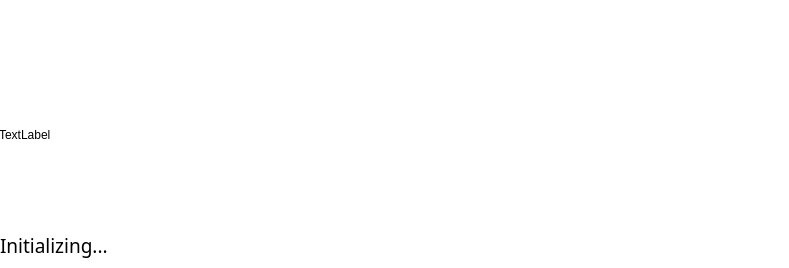
<?xml version="1.0" encoding="UTF-8"?>
<ui version="4.0">
 <class>MySplashScreen</class>
 <widget class="QWidget" name="MySplashScreen">
  <property name="geometry">
   <rect>
    <x>0</x>
    <y>0</y>
    <width>789</width>
    <height>268</height>
   </rect>
  </property>
  <property name="sizePolicy">
   <sizepolicy hsizetype="Fixed" vsizetype="Fixed">
    <horstretch>0</horstretch>
    <verstretch>0</verstretch>
   </sizepolicy>
  </property>
  <property name="minimumSize">
   <size>
    <width>0</width>
    <height>0</height>
   </size>
  </property>
  <property name="maximumSize">
   <size>
    <width>16777215</width>
    <height>16777215</height>
   </size>
  </property>
  <property name="windowTitle">
   <string>MySplashScreen</string>
  </property>
  <property name="styleSheet">
   <string notr="true">background-color: rgba(255, 255, 255, 0);</string>
  </property>
  <widget class="QLabel" name="loadingText">
   <property name="geometry">
    <rect>
     <x>0</x>
     <y>220</y>
     <width>791</width>
     <height>51</height>
    </rect>
   </property>
   <property name="font">
    <font>
     <family>Source Sans Pro</family>
     <pointsize>14</pointsize>
     <weight>10</weight>
     <italic>false</italic>
     <bold>false</bold>
    </font>
   </property>
   <property name="styleSheet">
    <string notr="true">font: 87 14pt &quot;Source Sans Pro&quot;;
</string>
   </property>
   <property name="locale">
    <locale language="English" country="UnitedStates"/>
   </property>
   <property name="text">
    <string>Initializing...</string>
   </property>
  </widget>
  <widget class="QLabel" name="movieLabel">
   <property name="geometry">
    <rect>
     <x>-1</x>
     <y>-1</y>
     <width>791</width>
     <height>271</height>
    </rect>
   </property>
   <property name="text">
    <string>TextLabel</string>
   </property>
  </widget>
  <zorder>movieLabel</zorder>
  <zorder>loadingText</zorder>
 </widget>
 <layoutdefault spacing="6" margin="11"/>
 <resources/>
 <connections/>
</ui>
